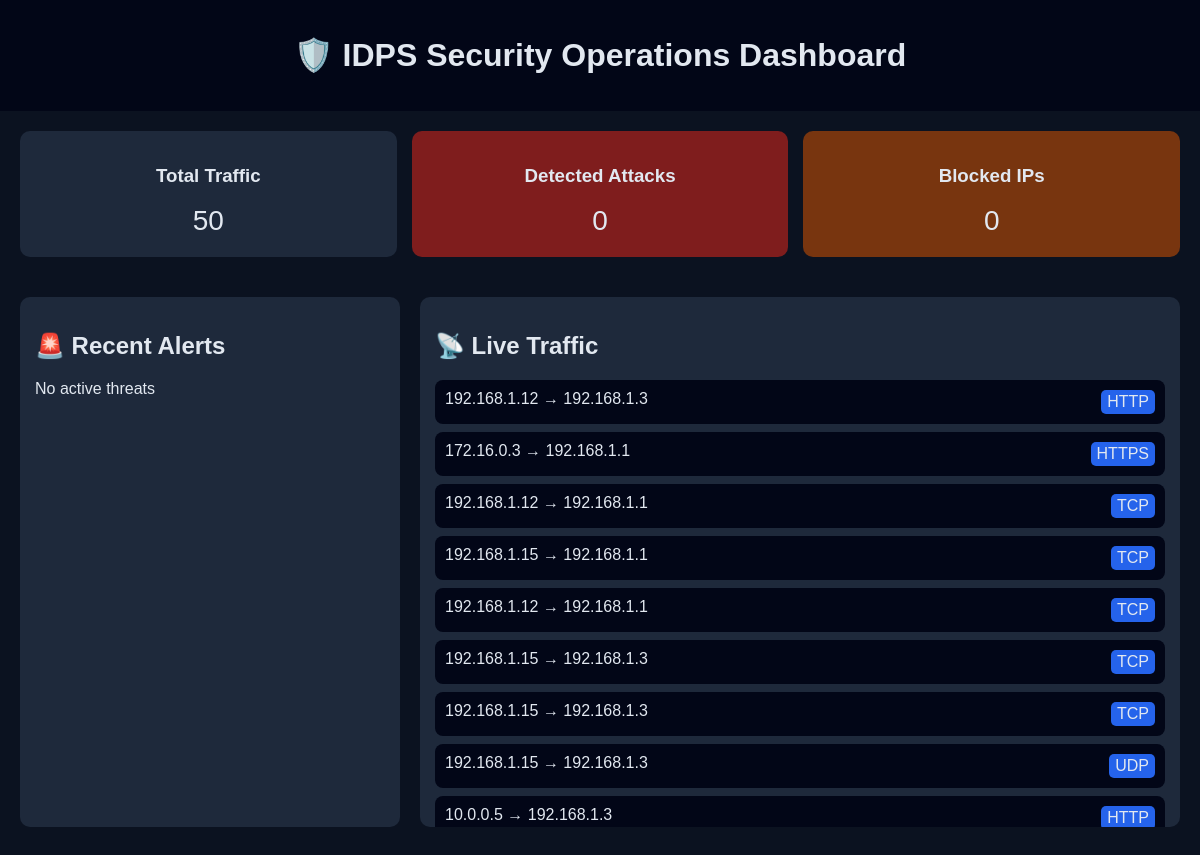
The page / on the database its author committed.
### tables this page shows
CREATE TABLE logs (
    id INTEGER PRIMARY KEY AUTOINCREMENT,
    src_ip TEXT,
    dst_ip TEXT,
    protocol TEXT,
    timestamp TEXT
);

### app.py (the view)
@app.route("/")
def dashboard():
    logs = get_logs()
    alerts = []
    total_attacks = 0
    for log in logs:
        if "⚠" in log[3]:
            alerts.append(log)
            total_attacks += 1
    return render_template(
        "index.html",
        logs=logs,
        alerts=alerts[:10],
        total_logs=len(logs),
        total_attacks=total_attacks,
        blocked_count=len(blocked_ips)
    )

### database.py (called while the page is built)
def get_logs():
    cursor.execute("SELECT * FROM logs ORDER BY id DESC LIMIT 50")
    return cursor.fetchall()

### templates/index.html (shortened to what this page needs)
<!DOCTYPE html>
<html>
<head>
    <link rel="stylesheet" href="/static/style.css">
</head>
<body>
<div class="header">
    <h1>🛡️ IDPS Security Operations Dashboard</h1>
</div>
<div class="kpi-container">
    <div class="kpi">
        <h3>Total Traffic</h3>
        <p>{{ total_logs }}</p>
    </div>
    <div class="kpi danger">
        <h3>Detected Attacks</h3>
        <p>{{ total_attacks }}</p>
    </div>
    <div class="kpi warning">
        <h3>Blocked IPs</h3>
        <p>{{ blocked_count }}</p>
    </div>
</div>
<div class="grid">
    <div class="panel">
        <h2>🚨 Recent Alerts</h2>
        {% if alerts %}
            {% for log in alerts %}
            <div class="alert-card">
                <div><strong>{{ log[1] }}</strong></div>
                <div class="small">{{ log[3] }}</div>
                <div class="time">{{ log[4] }}</div>
            </div>
            {% endfor %}
        {% else %}
            <p>No active threats</p>
        {% endif %}
    </div>
    <div class="panel">
        <h2>📡 Live Traffic</h2>
        {% for log in logs %}
        <div class="event {% if '⚠' in log[3] %}attack{% endif %}">
            <span>{{ log[1] }} → {{ log[2] }}</span>
            <span class="tag">{{ log[3] }}</span>
        </div>
        {% endfor %}
    </div>
</div>
</body>
</html>

### static/style.css (style rules this page uses)
body { margin: 0; font-family: Arial; background: #0b1220; color: #e2e8f0; }
.header { text-align: center; padding: 15px; background: #020617; }
.kpi-container { display: flex; gap: 15px; padding: 20px; }
.kpi { flex: 1; background: #1e293b; padding: 15px; border-radius: 10px; text-align: center; }
.kpi p { font-size: 28px; margin: 5px; }
.kpi.danger { background: #7f1d1d; }
.kpi.warning { background: #78350f; }
.grid { display: grid; grid-template-columns: 1fr 2fr; gap: 20px; padding: 20px; }
.panel { background: #1e293b; padding: 15px; border-radius: 10px; height: 500px; overflow-y: auto; }
.event { display: flex; justify-content: space-between; background: #020617; padding: 10px; margin-bottom: 8px; border-radius: 8px; }
.tag { background: #2563eb; padding: 3px 6px; border-radius: 5px; }

### rows shown on the page
logs: src_ip "192.168.1.12", dst_ip "192.168.1.3", protocol "HTTP"
logs: src_ip "172.16.0.3", dst_ip "192.168.1.1", protocol "HTTPS"
logs: src_ip "192.168.1.12", dst_ip "192.168.1.1", protocol "TCP"
logs: src_ip "192.168.1.15", dst_ip "192.168.1.1", protocol "TCP"
logs: src_ip "192.168.1.12", dst_ip "192.168.1.1", protocol "TCP"
logs: src_ip "192.168.1.15", dst_ip "192.168.1.3", protocol "TCP"
logs: src_ip "192.168.1.15", dst_ip "192.168.1.3", protocol "TCP"
logs: src_ip "192.168.1.15", dst_ip "192.168.1.3", protocol "UDP"
logs: src_ip "10.0.0.5", dst_ip "192.168.1.3", protocol "HTTP"

### other values the page prints
{{ total_logs }} "50"
{{ total_attacks }} "0"
{{ blocked_count }} "0"
